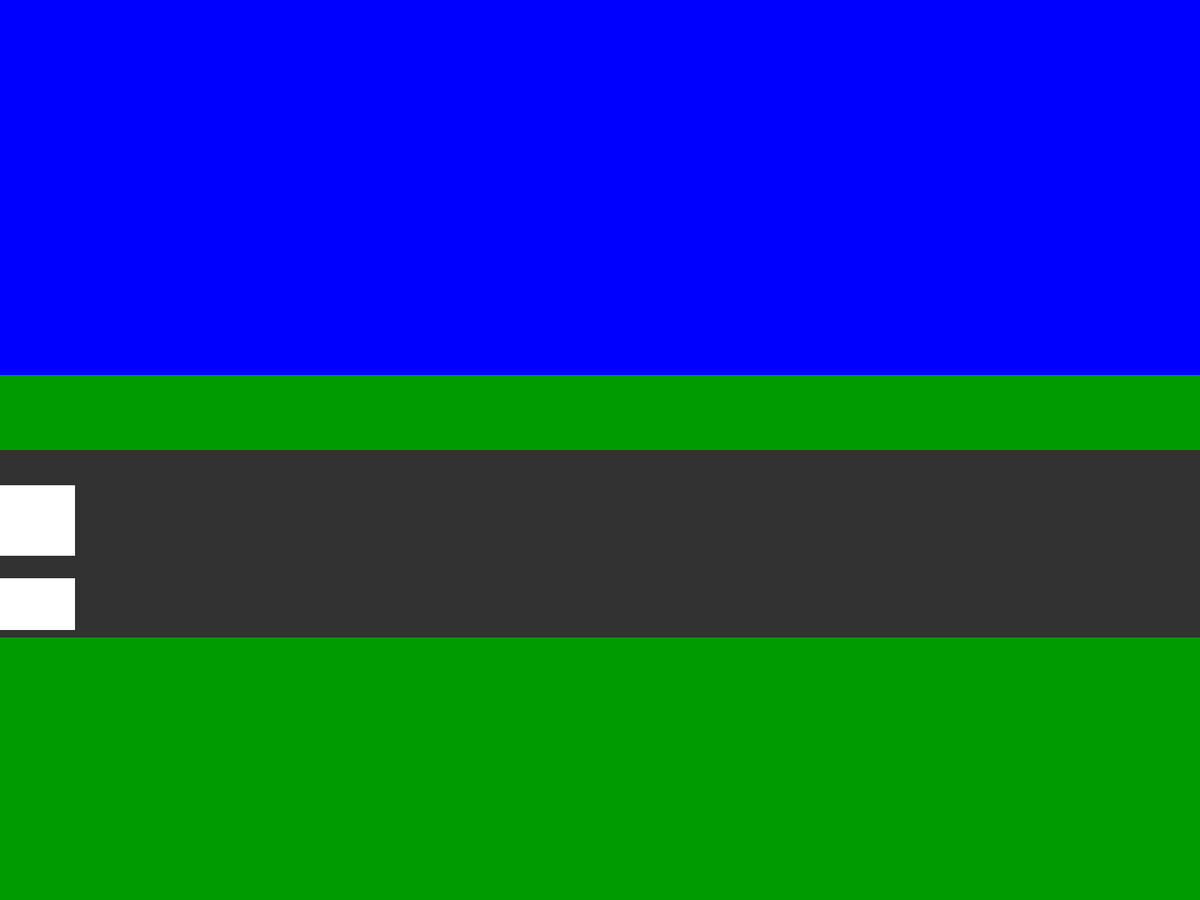
Frame 1 (no input)
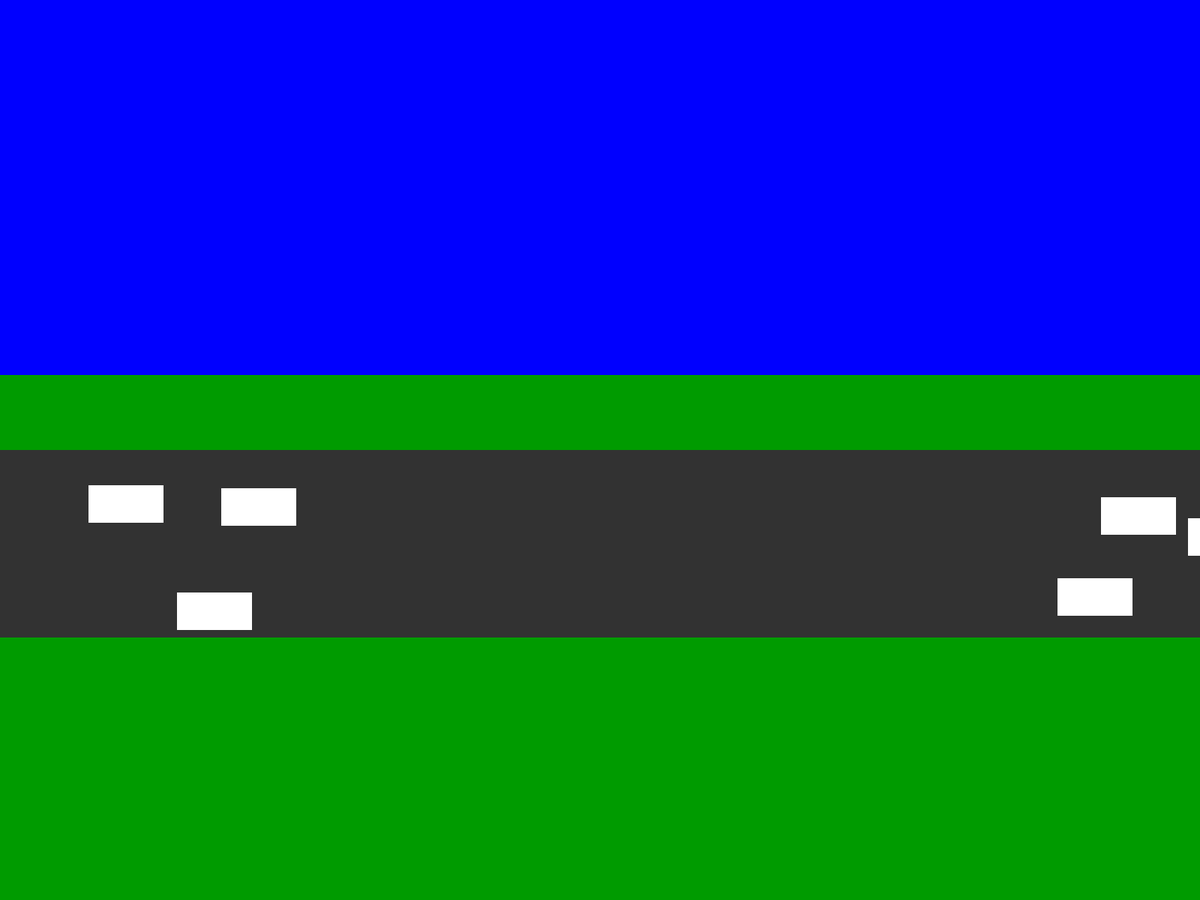
Frame 60 (the mouse pressed at the canvas centre just before this capture)
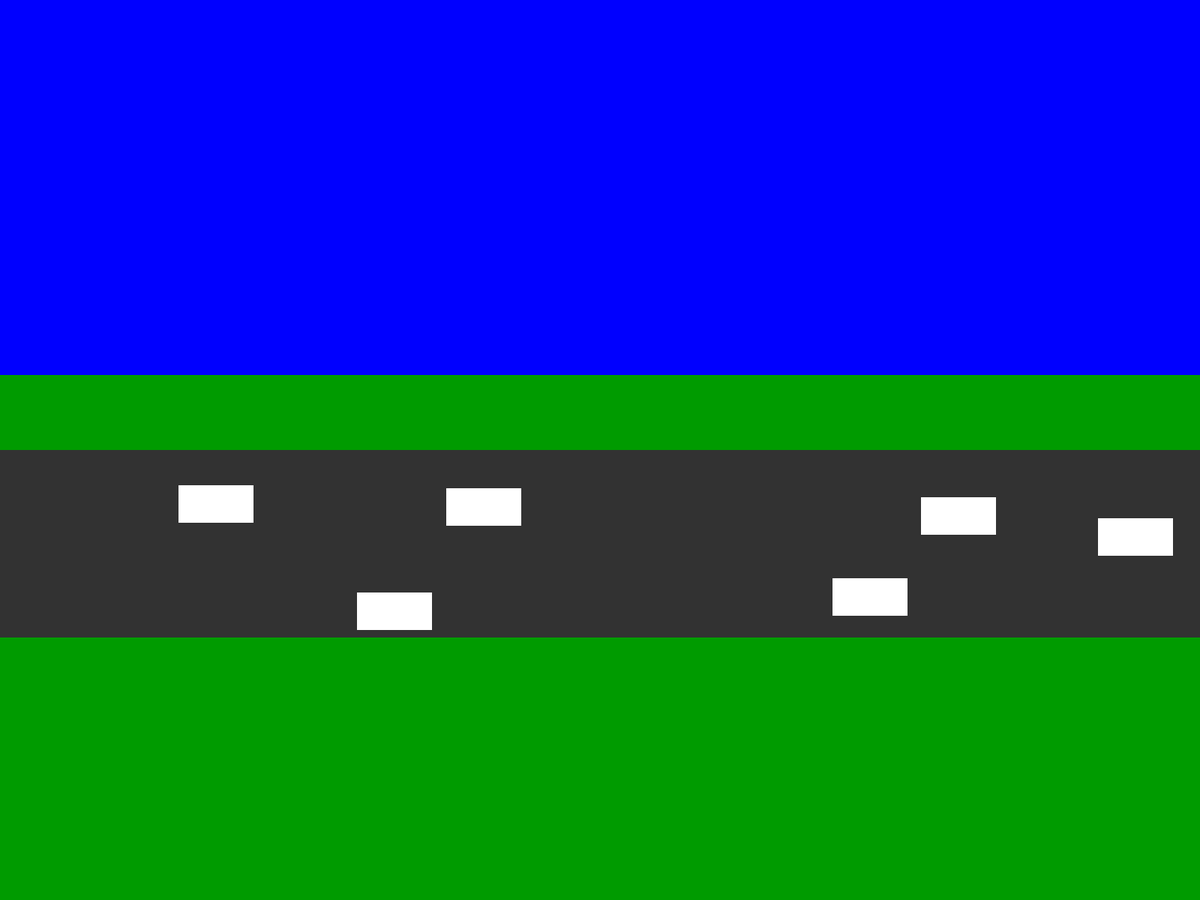
Frame 120 (the mouse held since frame 60 and released just before this capture)

The Processing sketch that drew these frames (run headless with seeded random() and noise(); from frame 60 on, the mouse is pressed at the canvas centre):

// Processing sketch: Car_thing_remake
// ── Car_thing_remake.pde
int[] posX = new int[100];
int[] posY = new int[100];

void setup(){
  fullScreen();
  
  for(int i = 0; i < posY.length; i++){
    posY[i] = int(random(600,800));
  }
}

void draw(){
  background(0,0,255);
  
  noStroke();
  fill(0,155,0);
  rect(0,500,width,height);
  fill(50);
  rect(0,600,width,250);
  
  rightCar(5,1);
  rightCar(4,2);
  rightCar(2,3);
  leftCar(5,4);
  leftCar(4,5);
  leftCar(2,6);
  
}

void rightCar(int speed, int i){
  fill(255);
  
  rect(posX[i], posY[i], 100, 50);
  posX[i] += speed;
  
  if (posX[i] > width){
    posX[i] = -100;
  }
}

void leftCar(int speed, int i){
  fill(255);
  
  rect(posX[i], posY[i], 100, 50);
  posX[i] -= speed;
  
  if(posX[i] < -100){
    posX[i] = width;
  }
}
